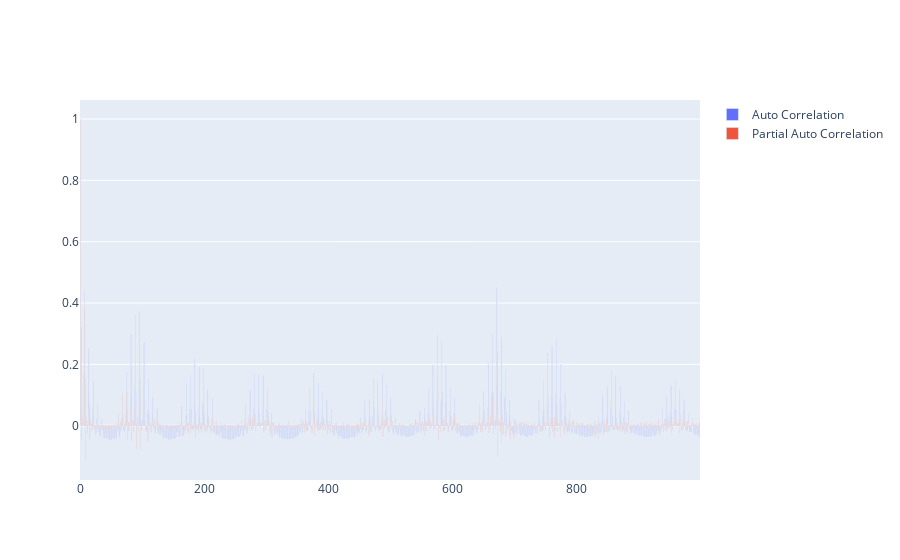

Notebook source saved alongside this figure:
### Markdown cell above
### 5.2.1 Non-seasonal Arima

### Code cell
n_lags = 1000
lag_list = list(range(0, n_lags))

fig = go.Figure()
acf_array = acf(trainset["event_type"], nlags=n_lags) 
fig.add_trace(
    go.Bar(
        x=lag_list,
        y=acf_array,
        name='Auto Correlation'
    )
)
pacf_array = pacf(trainset["event_type"], nlags=n_lags) 
fig.add_trace(
    go.Bar(
        x=lag_list,
        y=pacf_array,
        name='Partial Auto Correlation'
    )
)

fig.show()
critical_value = 1.96 / np.sqrt(len(trainset))
#fig.add_hline(y=critical_value, line_width=1, line_dash="dot", line_color="black")
#fig.add_hline(y=-critical_value, line_width=1, line_dash="dot", line_color="black")

### Figure 1 — Plotly figure (JSON) as saved in the notebook; plotly's stock layout.template omitted (floating-point values rounded to 4 significant figures; data arrays with more than 128 entries replaced by an {"elided": "..."} marker saying what was removed)
{"data": [{"name": "Auto Correlation", "type": "bar", "x": {"elided": "1000 int values"}, "y": {"elided": "1001 float values"}}, {"name": "Partial Auto Correlation", "type": "bar", "x": {"elided": "1000 int values"}, "y": {"elided": "1001 float values"}}], "layout": {}}
